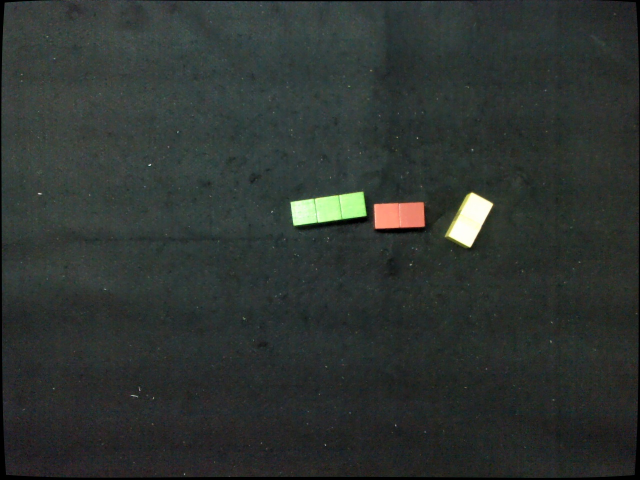
#> input picture hw4/0.png, 1280 x 960 px (shown at 1/2 size); its folder holds only this picture in this run
$ python detect.py   (older library calls are emulated)
#> lines starting #> are read from the running program, lines starting #| are printed output that depends on the picture; after the words box and inside, x2 and y2 are one past the last pixel; in counts of white or black regions, pixels touching at a corner belong together
#> further down, image is the input picture: shape (960, 1280, 3); mean B, G, R 49.2, 52.2, 46.3
# %%
import glob
import cv2
import numpy as np
import matplotlib.pyplot as plt
import math
# %%
def find_center(image):
    '''
    input:
    img: img read from opencv

    output:
    list[
        [id,center,theta],[id,center,theta]...
    ]

    '''
    gray=cv2.cvtColor(image,cv2.COLOR_BGR2GRAY)
    ret,thresh=cv2.threshold(gray,125,255,cv2.THRESH_BINARY)
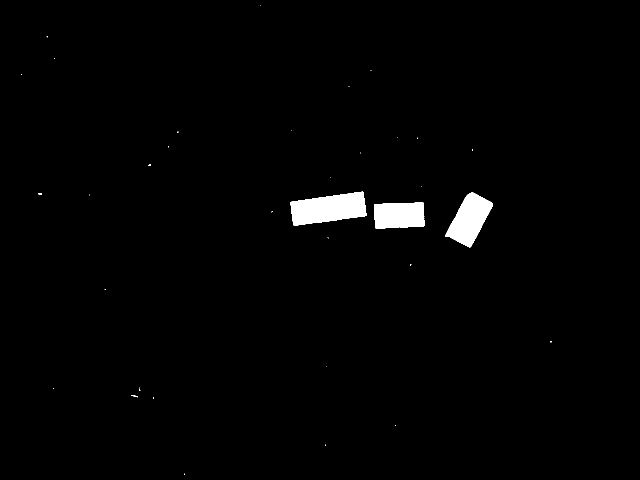
#> thresh: shape (960, 1280) (shown at 1/2 size); 1.5% white; 35 white regions (30 under 20 px)
    # plt.imshow(thresh)
    # plt.show()
    _,contours, hierarchy = cv2.findContours(thresh,cv2.RETR_TREE,cv2.CHAIN_APPROX_SIMPLE)
#> contours = 35 contours, 32 with area under 20; largest, box (x1, y1, x2, y2) and area: (581, 383, 733, 451) 7060, (890, 385, 986, 495) 5512, (748, 405, 849, 457) 4676

    block=[]

    for i,cnt in enumerate(contours):
        area = cv2.contourArea(cnt)
        # print(f'Area{i}:', area)
        if area>1000 and area<(960*1280/2):
            block.append(cnt)
#> this loop made 35 passes
#> area on passes 15, 18, 19: 4676, 5511.5, 7060.5
#> after the loop, block = 3 contours; box (x1, y1, x2, y2) and area: (581, 383, 733, 451) 7060, (890, 385, 986, 495) 5512, (748, 405, 849, 457) 4676
    # print(block)


    img_draw=cv2.drawContours(image,block,-1,(0,255,0),5)
    # plt.imshow(img_draw)
    # plt.show()
    # Determine center of gravity and orientation using Moments

    output=[]


    for i,cnt in enumerate(block):
        M = cv2.moments(cnt)
        center = (int(M["m10"] / M["m00"]), int(M["m01"] / M["m00"]))
        theta = 0.5*np.arctan2(2*M["mu11"],M["mu20"]-M["mu02"])

        output.append([i,center,theta])
#> this loop made 3 passes
#> (center, theta) on passes 1 to 3: ((798, 430), -0.035), ((938, 438), -1.07), ((656, 417), -0.139)
#> after the loop, output = [[0, (798, 430), -0.035], [1, (938, 438), -1.07], [2, (656, 417), -0.139]]


    return output

# %%
image_list = glob.glob("*.png")
for path in image_list:
    image = cv2.imread(path)

    output=find_center(image)

    img_draw=image.copy()

    point_size=1
    point_color=(0,0,255)
    thickness=4

    for data in output:

        cv2.circle(img_draw,data[1],point_size,point_color,thickness)

        p1=(int(data[1][0]-100*math.cos(data[2])),int(data[1][1]-100*math.sin(data[2])))
        p2=(int(data[1][0]+100*math.cos(data[2])),int(data[1][1]+100*math.sin(data[2])))
        cv2.line(img_draw, p1, p2, (255, 0, 0), 5)
#> this loop made 3 passes
#> (data, p1, p2) on passes 1 to 3: ([0, (798, 430), -0.035], (698, 433), (897, 426)), ([1, (938, 438), -1.07], (889, 525), (986, 350)), ([2, (656, 417), -0.139], (556, 430), (755, 403))
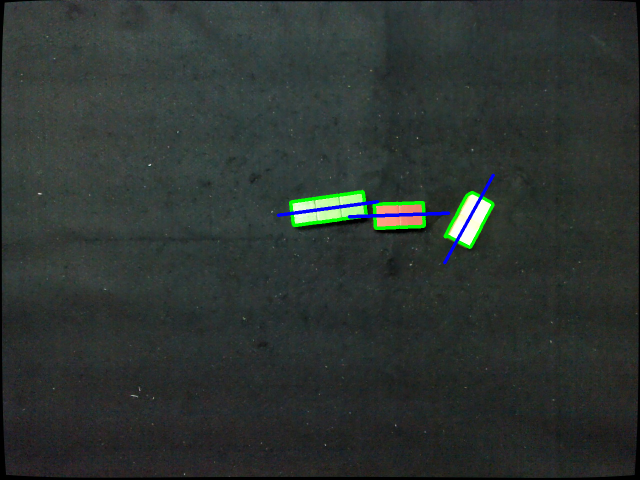
#> img_draw: shape (960, 1280, 3) (shown at 1/2 size); mean B, G, R 49.2, 52.3, 45

    plt.imshow(img_draw)
    plt.show()

$ run again, on hw4/7.png
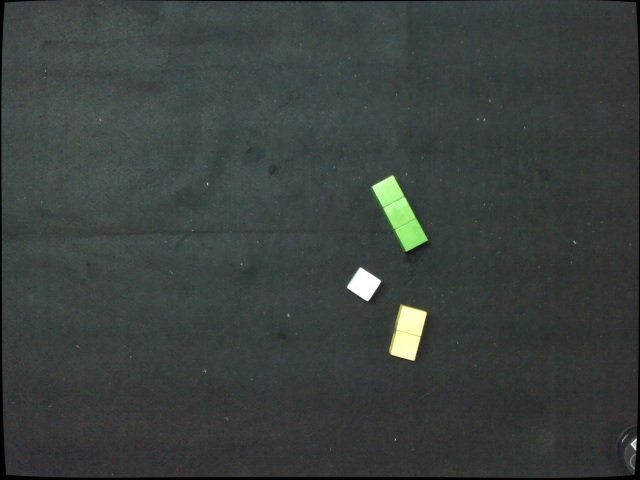
#> input picture hw4/7.png, 1280 x 960 px (shown at 1/2 size)
#> image is the input picture: shape (960, 1280, 3); mean B, G, R 62.4, 65, 58.4
#> in find_center, `ret,thresh=cv2.threshold(gray,125,255,cv2.THRESH_BINARY)`:
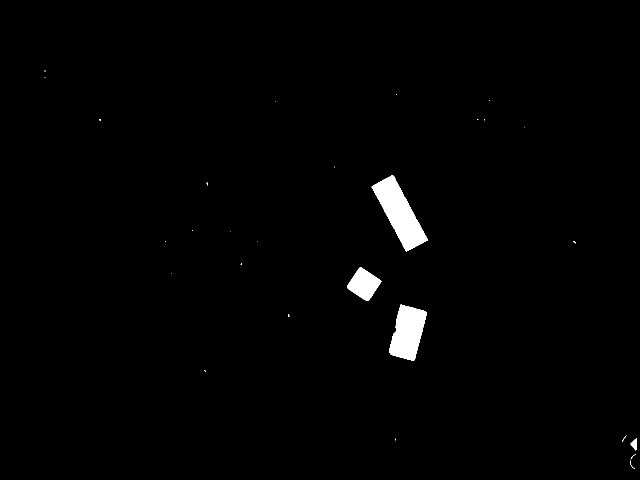
#> thresh: shape (960, 1280) (shown at 1/2 size); 1.3% white; 30 white regions (25 under 20 px)
#> contours = 32 contours, 28 with area under 20; largest, box (x1, y1, x2, y2) and area: (743, 350, 856, 503) 7133, (778, 609, 854, 722) 5434, (694, 535, 763, 602) 2570, (1261, 877, 1274, 901) 144
#> the loop in find_center, `for i,cnt in enumerate(contours):` made 32 passes
#> area on passes 4, 10, 14, 22: 144, 5433.5, 2570, 7133
#> after the loop in find_center, `for i,cnt in enumerate(contours):`: block = 3 contours; box (x1, y1, x2, y2) and area: (743, 350, 856, 503) 7133, (778, 609, 854, 722) 5434, (694, 535, 763, 602) 2570
#> the loop in find_center, `for i,cnt in enumerate(block):` made 3 passes
#> (center, theta) on passes 1 to 3: ((815, 664), -1.34), ((727, 568), 0.481), ((798, 426), 1.08)
#> after the loop in find_center, `for i,cnt in enumerate(block):`: output = [[0, (815, 664), -1.34], [1, (727, 568), 0.481], [2, (798, 426), 1.08]]
#> the loop `for data in output: ` made 3 passes
#> (data, p1, p2) on passes 1 to 3: ([0, (815, 664), -1.34], (791, 761), (838, 566)), ([1, (727, 568), 0.481], (638, 521), (815, 614)), ([2, (798, 426), 1.08], (751, 337), (844, 514))
#> after the loop `for data in output:`:
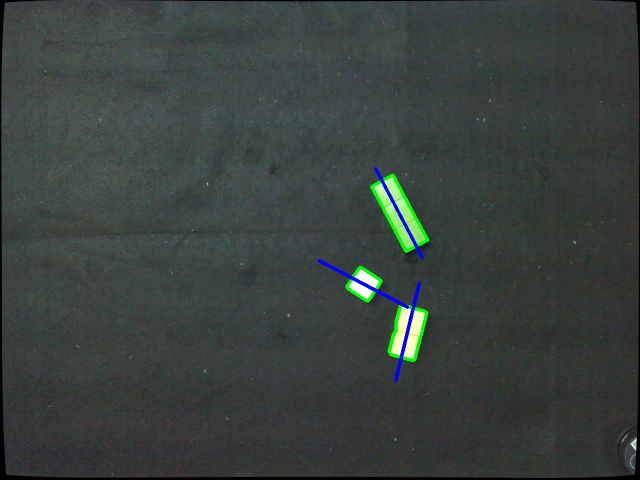
#> img_draw: shape (960, 1280, 3) (shown at 1/2 size); mean B, G, R 62.4, 64.8, 57.4

$ run again, on hw4/8.png
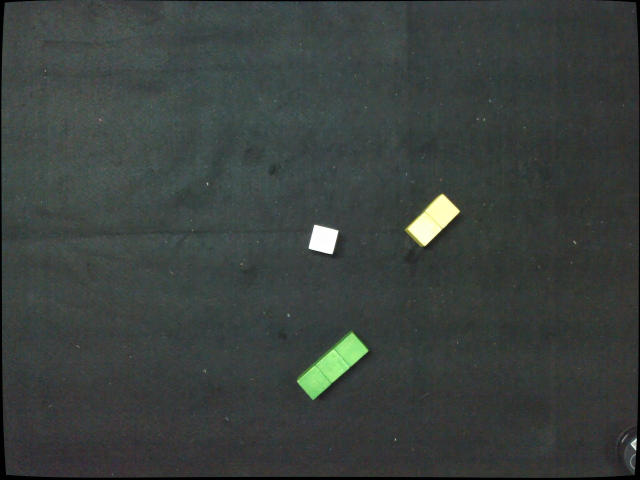
#> input picture hw4/8.png, 1280 x 960 px (shown at 1/2 size)
#> image is the input picture: shape (960, 1280, 3); mean B, G, R 61.8, 64.5, 58.1
#> in find_center, `ret,thresh=cv2.threshold(gray,125,255,cv2.THRESH_BINARY)`:
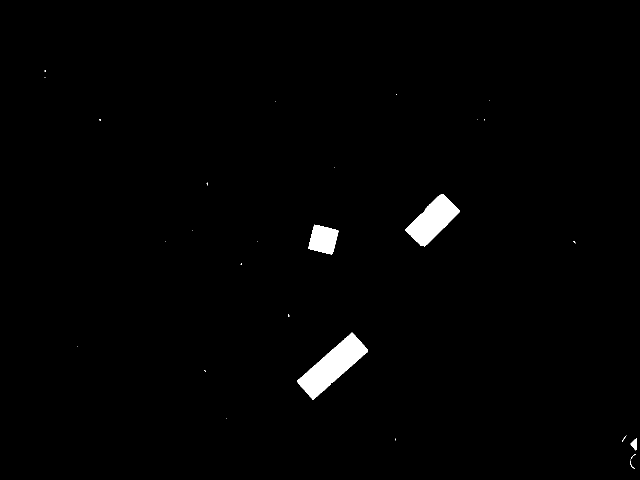
#> thresh: shape (960, 1280) (shown at 1/2 size); 1.3% white; 28 white regions (23 under 20 px)
#> contours = 29 contours, 25 with area under 20; largest, box (x1, y1, x2, y2) and area: (594, 665, 736, 800) 7260, (810, 388, 920, 493) 5361, (617, 449, 677, 509) 2448, (1261, 877, 1274, 901) 145
#> the loop in find_center, `for i,cnt in enumerate(contours):` made 29 passes
#> area on passes 4, 10, 17, 18: 145, 7260, 2448, 5361
#> after the loop in find_center, `for i,cnt in enumerate(contours):`: block = 3 contours; box (x1, y1, x2, y2) and area: (594, 665, 736, 800) 7260, (810, 388, 920, 493) 5361, (617, 449, 677, 509) 2448
#> the loop in find_center, `for i,cnt in enumerate(block):` made 3 passes
#> (center, theta) on passes 1 to 3: ((664, 731), -0.723), ((646, 478), -0.354), ((865, 440), -0.779)
#> after the loop in find_center, `for i,cnt in enumerate(block):`: output = [[0, (664, 731), -0.723], [1, (646, 478), -0.354], [2, (865, 440), -0.779]]
#> the loop `for data in output: ` made 3 passes
#> (data, p1, p2) on passes 1 to 3: ([0, (664, 731), -0.723], (588, 797), (739, 664)), ([1, (646, 478), -0.354], (552, 512), (739, 443)), ([2, (865, 440), -0.779], (793, 510), (936, 369))
#> after the loop `for data in output:`:
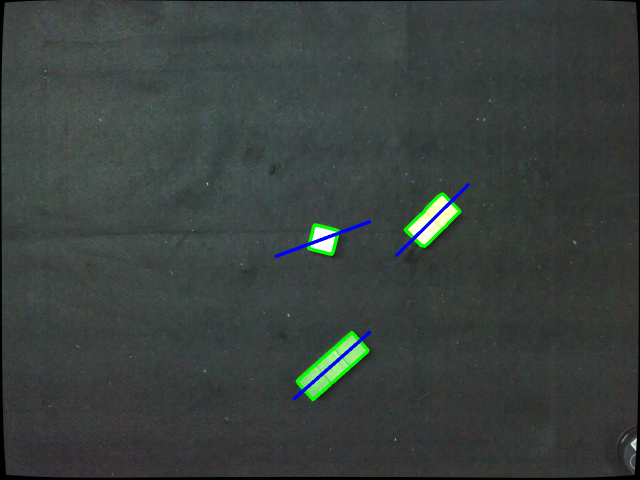
#> img_draw: shape (960, 1280, 3) (shown at 1/2 size); mean B, G, R 61.8, 64.4, 57.1

$ run again, on hw4/4.png
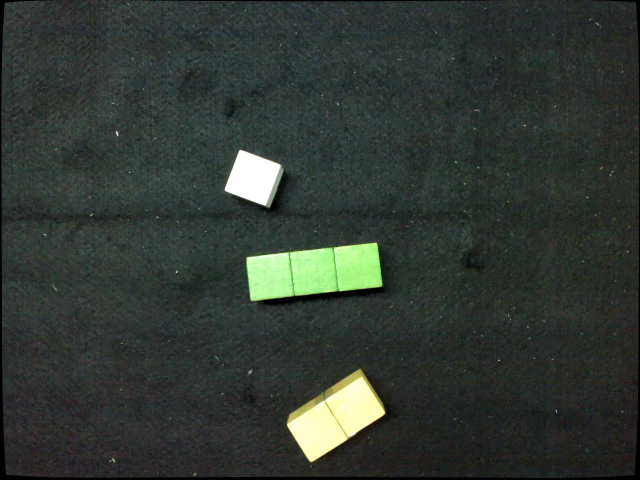
#> input picture hw4/4.png, 1280 x 960 px (shown at 1/2 size)
#> image is the input picture: shape (960, 1280, 3); mean B, G, R 51.3, 56.9, 49.9
#> in find_center, `ret,thresh=cv2.threshold(gray,125,255,cv2.THRESH_BINARY)`:
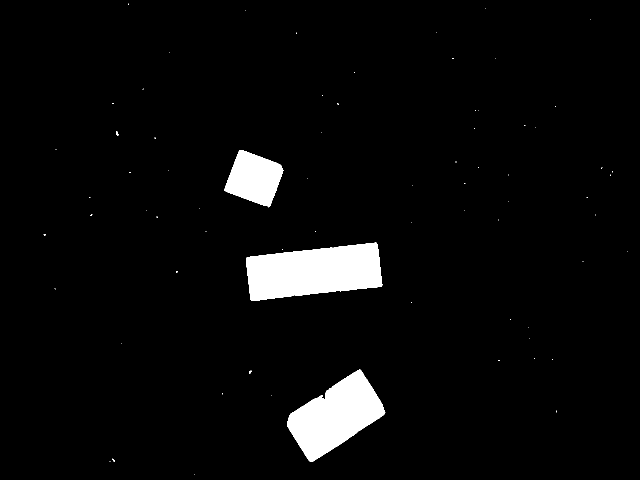
#> thresh: shape (960, 1280) (shown at 1/2 size); 4.2% white; 72 white regions (67 under 20 px)
#> contours = 79 contours, 75 with area under 20; largest, box (x1, y1, x2, y2) and area: (493, 485, 765, 602) 23094, (574, 739, 771, 924) 18744, (449, 300, 567, 415) 8486, (232, 263, 237, 272) 22
#> the loop in find_center, `for i,cnt in enumerate(contours):` made 79 passes
#> area on passes 8, 22, 55, 59: 18743.5, 23093.5, 8486.5, 21.5
#> after the loop in find_center, `for i,cnt in enumerate(contours):`: block = 3 contours; box (x1, y1, x2, y2) and area: (493, 485, 765, 602) 23094, (574, 739, 771, 924) 18744, (449, 300, 567, 415) 8486
#> the loop in find_center, `for i,cnt in enumerate(block):` made 3 passes
#> (center, theta) on passes 1 to 3: ((670, 831), -0.609), ((627, 542), -0.11), ((508, 356), 0.383)
#> after the loop in find_center, `for i,cnt in enumerate(block):`: output = [[0, (670, 831), -0.609], [1, (627, 542), -0.11], [2, (508, 356), 0.383]]
#> the loop `for data in output: ` made 3 passes
#> (data, p1, p2) on passes 1 to 3: ([0, (670, 831), -0.609], (588, 888), (751, 773)), ([1, (627, 542), -0.11], (527, 552), (726, 531)), ([2, (508, 356), 0.383], (415, 318), (600, 393))
#> after the loop `for data in output:`:
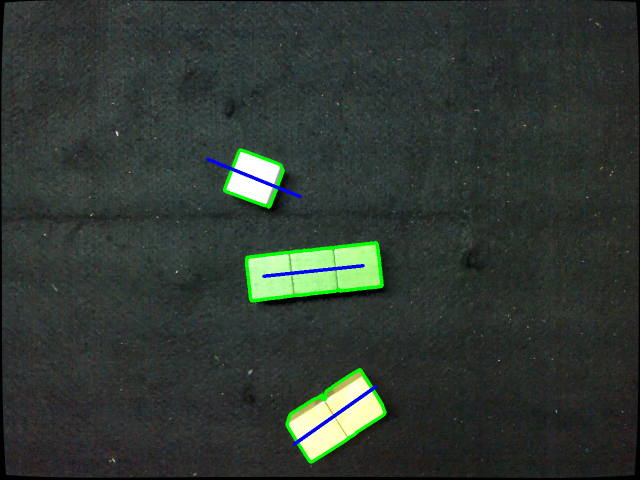
#> img_draw: shape (960, 1280, 3) (shown at 1/2 size); mean B, G, R 50.7, 57.1, 48.1

$ run again, on hw4/5.png
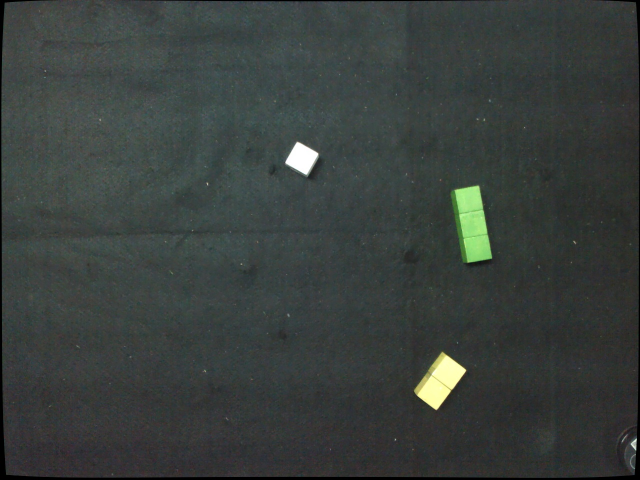
#> input picture hw4/5.png, 1280 x 960 px (shown at 1/2 size)
#> image is the input picture: shape (960, 1280, 3); mean B, G, R 60.6, 63.4, 57.1
#> in find_center, `ret,thresh=cv2.threshold(gray,125,255,cv2.THRESH_BINARY)`:
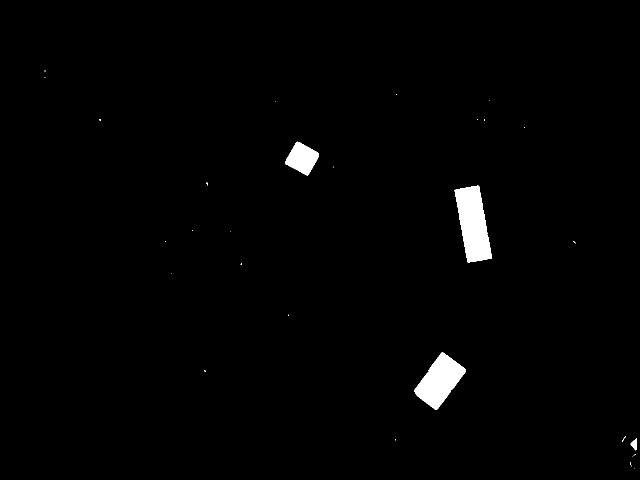
#> thresh: shape (960, 1280) (shown at 1/2 size); 1.3% white; 30 white regions (26 under 20 px)
#> contours = 31 contours, 27 with area under 20; largest, box (x1, y1, x2, y2) and area: (909, 371, 984, 525) 7198, (828, 704, 932, 820) 6011, (570, 283, 637, 352) 2627, (1261, 877, 1274, 901) 142
#> the loop in find_center, `for i,cnt in enumerate(contours):` made 31 passes
#> area on passes 7, 10, 19, 22: 142, 6011, 7198, 2627
#> after the loop in find_center, `for i,cnt in enumerate(contours):`: block = 3 contours; box (x1, y1, x2, y2) and area: (909, 371, 984, 525) 7198, (828, 704, 932, 820) 6011, (570, 283, 637, 352) 2627
#> the loop in find_center, `for i,cnt in enumerate(block):` made 3 passes
#> (center, theta) on passes 1 to 3: ((879, 761), -0.953), ((946, 447), 1.39), ((604, 316), 0.479)
#> after the loop in find_center, `for i,cnt in enumerate(block):`: output = [[0, (879, 761), -0.953], [1, (946, 447), 1.39], [2, (604, 316), 0.479]]
#> the loop `for data in output: ` made 3 passes
#> (data, p1, p2) on passes 1 to 3: ([0, (879, 761), -0.953], (821, 842), (936, 679)), ([1, (946, 447), 1.39], (928, 348), (963, 545)), ([2, (604, 316), 0.479], (515, 269), (692, 362))
#> after the loop `for data in output:`:
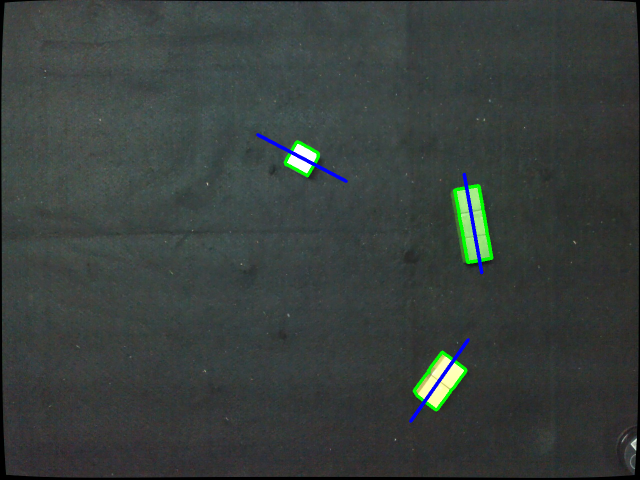
#> img_draw: shape (960, 1280, 3) (shown at 1/2 size); mean B, G, R 60.7, 63.4, 56.1
